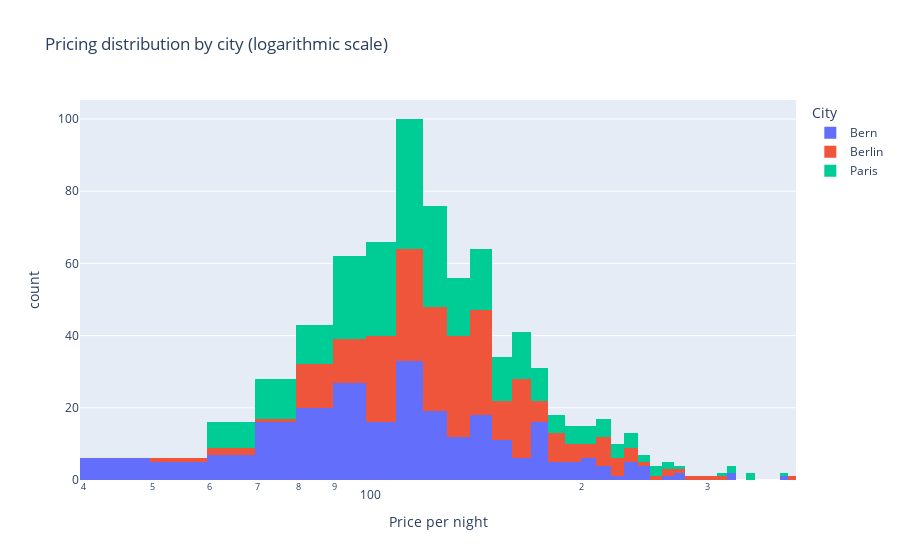

The notebook cell saved with this chart:
### Markdown cell above
### Pricing distribution by city (logaritmic scale)

### Code cell
pricing_distribution_log = px.histogram(
    airbnb_data,
    x="price_per_night",
    log_x=True,
    color="city",
    title="Pricing distribution by city (logarithmic scale)",
    labels={"price_per_night": "Price per night", "city": "City"},
    nbins=100,
)

pricing_distribution_log.show()

### Figure 1 — Plotly figure (JSON) as saved in the notebook; plotly's stock layout.template omitted (floating-point values rounded to 4 significant figures; data arrays with more than 128 entries replaced by an {"elided": "..."} marker saying what was removed)
{"data": [{"alignmentgroup": "True", "bingroup": "x", "hovertemplate": "City=Bern<br>Price per night=%{x}<br>count=%{y}<extra></extra>", "legendgroup": "Bern", "marker": {"color": "#636efa", "pattern": {"shape": ""}}, "name": "Bern", "nbinsx": 100, "offsetgroup": "Bern", "orientation": "v", "showlegend": true, "type": "histogram", "x": {"elided": "250 int values"}, "xaxis": "x", "yaxis": "y"}, {"alignmentgroup": "True", "bingroup": "x", "hovertemplate": "City=Berlin<br>Price per night=%{x}<br>count=%{y}<extra></extra>", "legendgroup": "Berlin", "marker": {"color": "#EF553B", "pattern": {"shape": ""}}, "name": "Berlin", "nbinsx": 100, "offsetgroup": "Berlin", "orientation": "v", "showlegend": true, "type": "histogram", "x": {"elided": "252 int values"}, "xaxis": "x", "yaxis": "y"}, {"alignmentgroup": "True", "bingroup": "x", "hovertemplate": "City=Paris<br>Price per night=%{x}<br>count=%{y}<extra></extra>", "legendgroup": "Paris", "marker": {"color": "#00cc96", "pattern": {"shape": ""}}, "name": "Paris", "nbinsx": 100, "offsetgroup": "Paris", "orientation": "v", "showlegend": true, "type": "histogram", "x": {"elided": "251 int values"}, "xaxis": "x", "yaxis": "y"}], "layout": {"barmode": "relative", "legend": {"title": {"text": "City"}, "tracegroupgap": 0}, "title": {"text": "Pricing distribution by city (logarithmic scale)"}, "xaxis": {"anchor": "y", "domain": [0, 1], "title": {"text": "Price per night"}, "type": "log"}, "yaxis": {"anchor": "x", "domain": [0, 1], "title": {"text": "count"}}}}
